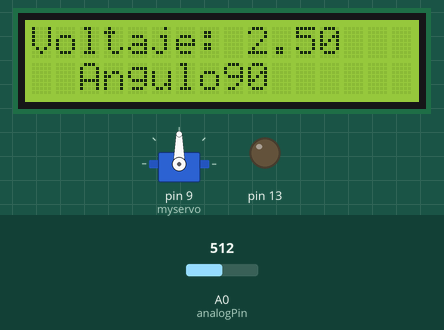
This sketch was run on a simulated Arduino Uno, built with avr-gcc and run on an emulated ATmega328P. Shown: servo, 16×2 character LCD, output pins drawn as LEDs (lit = HIGH). The inputs (shaded band) are chosen by the test bench; at power-on: A0 (analogPin) = 512.

Above: at 1.2 s.
1.3 s: A0 (analogPin) set to 553
At 2.5 s:
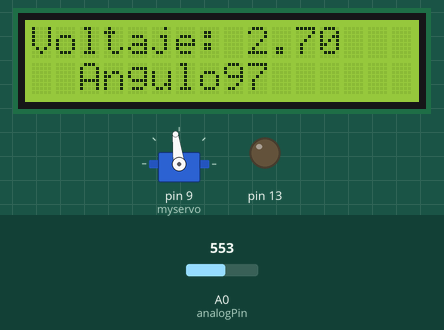
2.8 s: A0 (analogPin) set to 583
At 3.5 s:
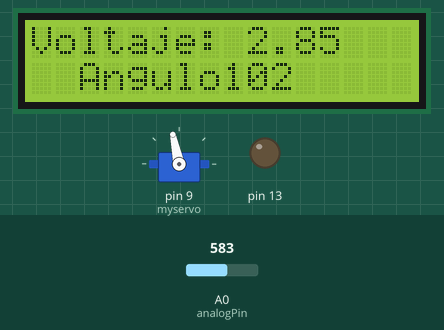
4.3 s: A0 (analogPin) set to 716
At 4.9 s:
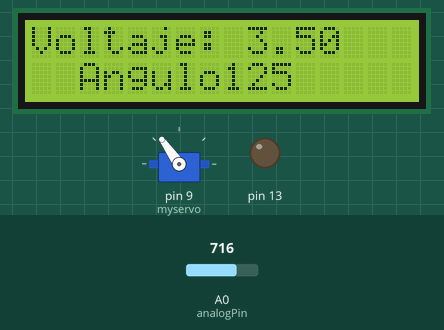
7.3 s: A0 (analogPin) set to 900
At 8.5 s:
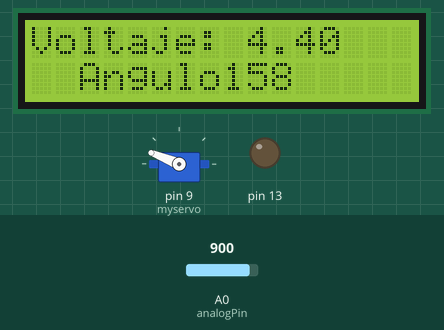
8.8 s: A0 (analogPin) set to 1023
At 10.0 s:
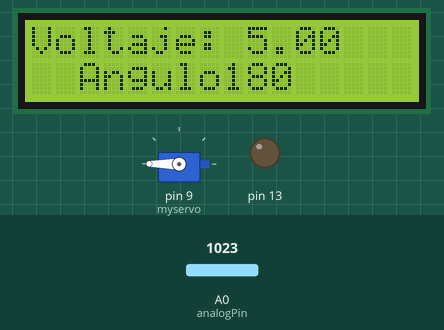
10.3 s: A0 (analogPin) set to 306
At 11.3 s:
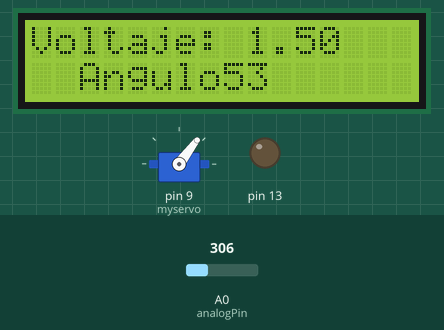
Timing chart, 0 to 13.3 s (numbered marks = the images above; inputs shaded):
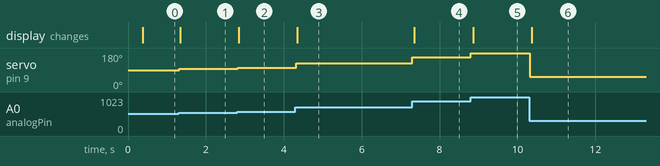

Measured:
- after the input at 1.3 s, servo on pin 9 (myservo): 90° → 97° at once; the display: changes at once (image 1)
- after the input at 2.8 s, servo on pin 9 (myservo): 97° → 102° at once; the display: changes at once (image 2)
- after the input at 4.3 s, servo on pin 9 (myservo): 102° → 125° at once; the display: changes after 0.05 s (image 3)
- after the input at 7.3 s, servo on pin 9 (myservo): 125° → 158° at once; the display: changes after 0.05 s (image 4)
- after the input at 8.8 s, servo on pin 9 (myservo): 158° → 180° at once; the display: changes after 0.06 s (image 5)
- after the input at 10.3 s, servo on pin 9 (myservo): 180° → 53° at once; the display: changes after 0.06 s (image 6)

The sketch:

P2_4_3.ino
```cpp
#include <Servo.h>
#include <LiquidCrystal.h>
Servo myservo;
LiquidCrystal lcd(12, 11, 5, 4, 3, 2);
int analogPin = A0;
int val = 0; // variable to store the value read


void setup() {
Serial.begin(9600); // setup serial
pinMode(13, OUTPUT);
myservo.attach(9);
lcd.begin(16, 2);
}
void loop() {

 //Seguir al potenciómetro

  val = analogRead(analogPin);
  int ang = map(val, 0, 1023, 0, 180);
  myservo.write(ang);
  delay(20);

  //Mostrar en LCD
  lcd.clear();
//  V = map(val, 0, 1023, 0, 5);
float V = (val*5.0)/1023.0;
  lcd.setCursor(0, 0);
  lcd.print ("Voltaje: ");
  lcd.setCursor(9, 0);
  lcd.print(V);
  lcd.setCursor(2, 1);
  lcd.print ("Angulo: ");
  lcd.setCursor(8, 1);
  lcd.println(ang);
}
```
